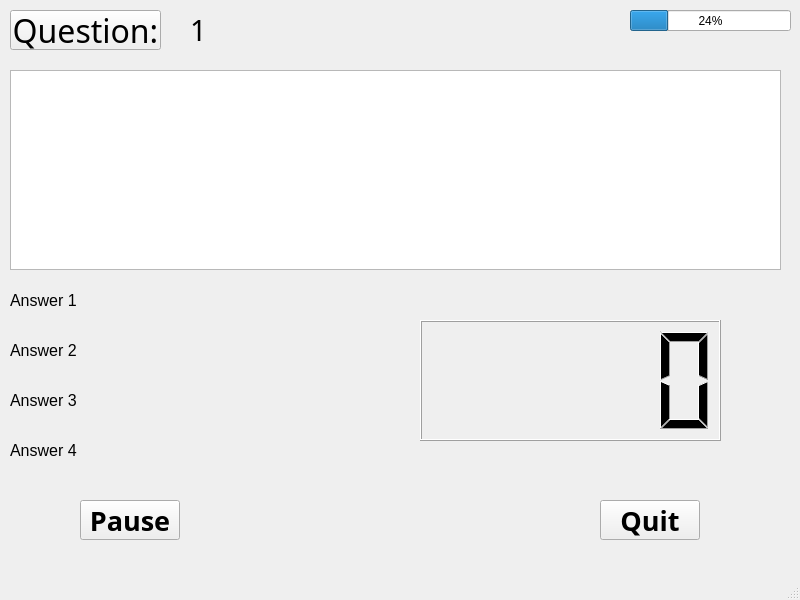
<?xml version="1.0" encoding="UTF-8"?>
<ui version="4.0">
 <class>Creator</class>
 <widget class="QMainWindow" name="Creator">
  <property name="geometry">
   <rect>
    <x>0</x>
    <y>0</y>
    <width>800</width>
    <height>600</height>
   </rect>
  </property>
  <property name="windowTitle">
   <string>MainWindow</string>
  </property>
  <widget class="QWidget" name="centralwidget">
   <widget class="QPushButton" name="QuitButton">
    <property name="geometry">
     <rect>
      <x>600</x>
      <y>500</y>
      <width>100</width>
      <height>40</height>
     </rect>
    </property>
    <property name="font">
     <font>
      <family>Yu Gothic UI Semibold</family>
      <pointsize>20</pointsize>
      <weight>75</weight>
      <bold>true</bold>
     </font>
    </property>
    <property name="text">
     <string>Quit</string>
    </property>
   </widget>
   <widget class="QPushButton" name="PauseButton">
    <property name="geometry">
     <rect>
      <x>80</x>
      <y>500</y>
      <width>100</width>
      <height>40</height>
     </rect>
    </property>
    <property name="font">
     <font>
      <family>Yu Gothic UI Semibold</family>
      <pointsize>20</pointsize>
      <weight>75</weight>
      <bold>true</bold>
     </font>
    </property>
    <property name="text">
     <string>Pause</string>
    </property>
   </widget>
   <widget class="QLCDNumber" name="Score">
    <property name="geometry">
     <rect>
      <x>420</x>
      <y>320</y>
      <width>301</width>
      <height>121</height>
     </rect>
    </property>
   </widget>
   <widget class="QProgressBar" name="progressBar">
    <property name="geometry">
     <rect>
      <x>630</x>
      <y>10</y>
      <width>161</width>
      <height>21</height>
     </rect>
    </property>
    <property name="value">
     <number>24</number>
    </property>
   </widget>
   <widget class="QLabel" name="A1">
    <property name="geometry">
     <rect>
      <x>10</x>
      <y>280</y>
      <width>240</width>
      <height>40</height>
     </rect>
    </property>
    <property name="font">
     <font>
      <pointsize>12</pointsize>
     </font>
    </property>
    <property name="text">
     <string>Answer 1</string>
    </property>
   </widget>
   <widget class="QTextBrowser" name="QuestionBox">
    <property name="geometry">
     <rect>
      <x>10</x>
      <y>70</y>
      <width>771</width>
      <height>200</height>
     </rect>
    </property>
   </widget>
   <widget class="QLabel" name="A2">
    <property name="geometry">
     <rect>
      <x>10</x>
      <y>330</y>
      <width>240</width>
      <height>40</height>
     </rect>
    </property>
    <property name="font">
     <font>
      <pointsize>12</pointsize>
     </font>
    </property>
    <property name="text">
     <string>Answer 2</string>
    </property>
   </widget>
   <widget class="QLabel" name="A4">
    <property name="geometry">
     <rect>
      <x>10</x>
      <y>430</y>
      <width>240</width>
      <height>40</height>
     </rect>
    </property>
    <property name="font">
     <font>
      <pointsize>12</pointsize>
     </font>
    </property>
    <property name="text">
     <string>Answer 4</string>
    </property>
   </widget>
   <widget class="QLabel" name="A3">
    <property name="geometry">
     <rect>
      <x>10</x>
      <y>380</y>
      <width>240</width>
      <height>40</height>
     </rect>
    </property>
    <property name="font">
     <font>
      <pointsize>12</pointsize>
     </font>
    </property>
    <property name="text">
     <string>Answer 3</string>
    </property>
   </widget>
   <widget class="QPushButton" name="QuestionButton">
    <property name="geometry">
     <rect>
      <x>10</x>
      <y>10</y>
      <width>151</width>
      <height>40</height>
     </rect>
    </property>
    <property name="font">
     <font>
      <family>Yu Gothic UI Semilight</family>
      <pointsize>24</pointsize>
     </font>
    </property>
    <property name="text">
     <string>Question:</string>
    </property>
   </widget>
   <widget class="QLabel" name="label">
    <property name="geometry">
     <rect>
      <x>190</x>
      <y>10</y>
      <width>40</width>
      <height>40</height>
     </rect>
    </property>
    <property name="font">
     <font>
      <family>Yu Gothic UI Semilight</family>
      <pointsize>22</pointsize>
     </font>
    </property>
    <property name="text">
     <string>1</string>
    </property>
   </widget>
  </widget>
  <widget class="QMenuBar" name="menubar">
   <property name="geometry">
    <rect>
     <x>0</x>
     <y>0</y>
     <width>800</width>
     <height>21</height>
    </rect>
   </property>
  </widget>
  <widget class="QStatusBar" name="statusbar"/>
 </widget>
 <resources/>
 <connections/>
</ui>
